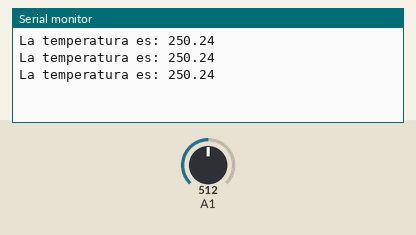
A sketch run on a simulated Arduino Uno, built with avr-gcc and run on an emulated ATmega328P. Parts: the last lines printed to the serial monitor. Inputs (shaded band) come from the test bench; at power-on: A1 = 512.

Above: at 1.3 s.
1.4 s: A1 set to 716
At 1.9 s:
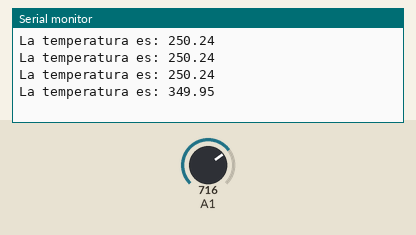
2.9 s: A1 set to 900
At 3.3 s:
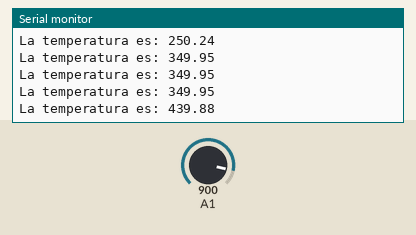
Timing chart, 0 to 5.9 s (numbered marks = the images above; inputs shaded):
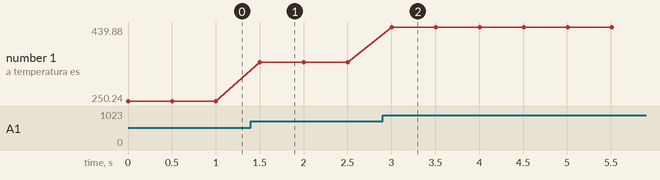

Measured:
- after the input at 1.4 s, the serial monitor: prints a new line after 0.10 s (image 1)
- after the input at 2.9 s, the serial monitor: prints a new line after 0.10 s (image 2)
- plotted number 1: 250.24 → 349.95 after the input at 1.4 s, 349.95 → 439.88 after the input at 2.9 s

The sketch:

programa06.ino
```cpp
int pot;
float voltaje;
float temperatura;

void setup() {
  Serial.begin(9600);
}

void loop() {
  pot = analogRead(A1);

  voltaje = pot * (5.0 / 1023.0);

  temperatura = voltaje * 100.0;
  Serial.print("La temperatura es: ");
  Serial.println(temperatura);
  delay(500);
}
```
